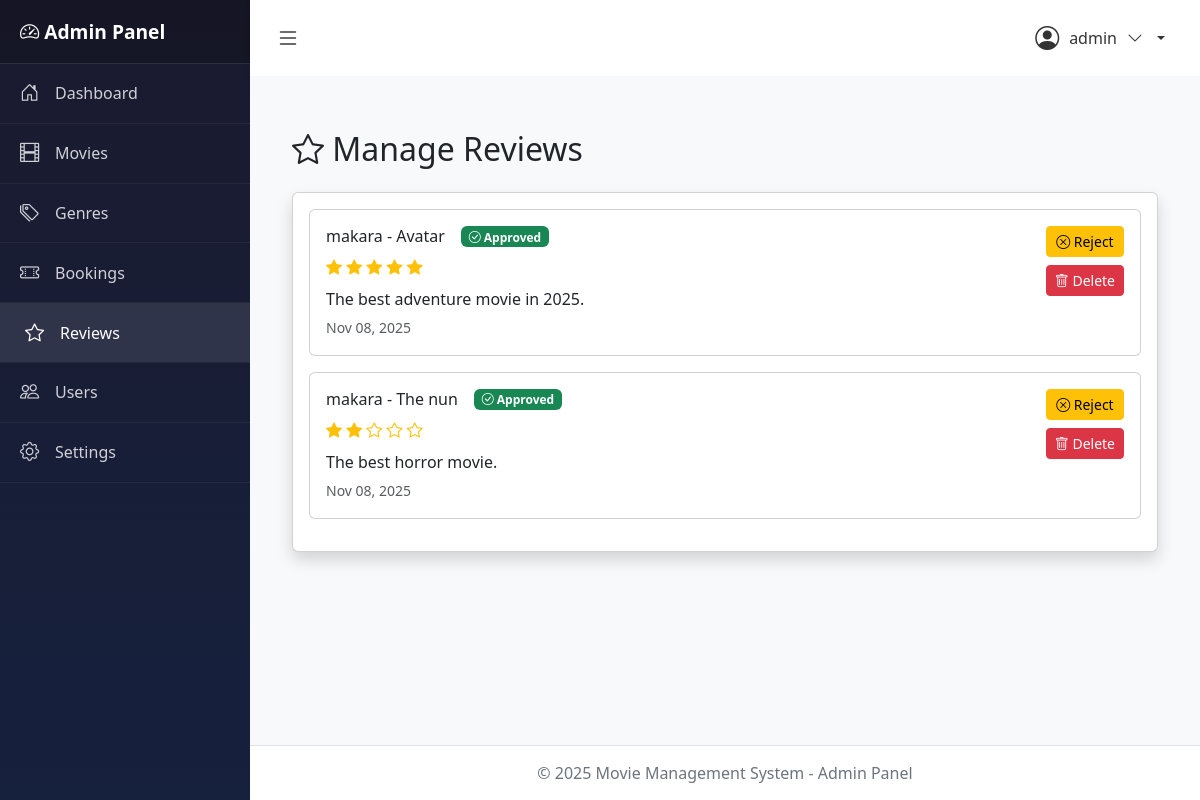
Before: /dashboard/reviews/ (signed in) with the older database file.
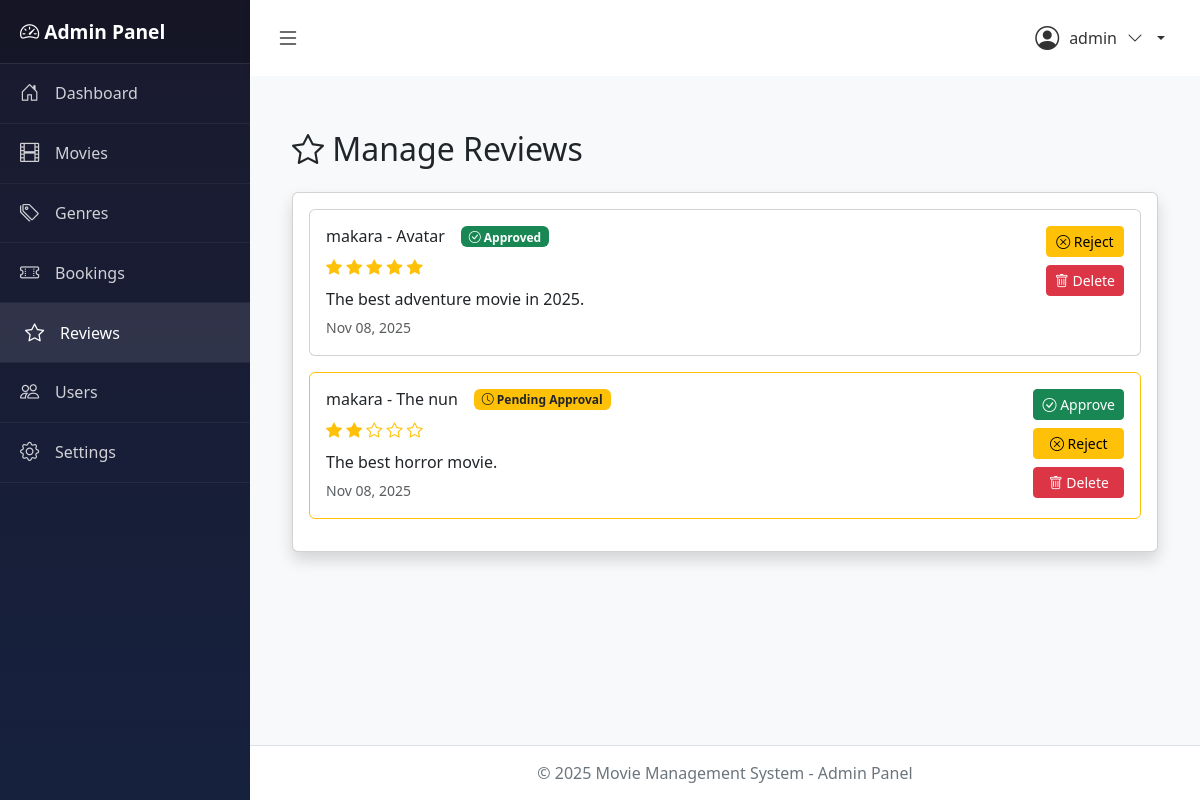
After: the same page with the newer database file.
### movies/models.py (models this page shows, shortened)
class Review(models.Model):
    user = models.ForeignKey(settings.AUTH_USER_MODEL, on_delete=models.CASCADE, related_name='reviews')
    movie = models.ForeignKey(Movie, on_delete=models.CASCADE, related_name='reviews')
    rating = models.IntegerField(validators=[MinValueValidator(1), MaxValueValidator(5)])
    comment = models.TextField()
    is_approved = models.BooleanField(default=False)
    created_at = models.DateTimeField(auto_now_add=True)
    updated_at = models.DateTimeField(auto_now=True)
    class Meta:
        db_table = 'reviews'
        verbose_name = 'Review'
        verbose_name_plural = 'Reviews'
        ordering = ['-created_at']
        unique_together = ['user', 'movie']  # One review per user per movie

class Movie(models.Model):
    STATUS_CHOICES = (
        ('now_showing', 'Now Showing'),
        ('coming_soon', 'Coming Soon'),
        ('archived', 'Archived'),
    )
    title = models.CharField(max_length=200)
    description = models.TextField()
    genre = models.ForeignKey(Genre, on_delete=models.SET_NULL, null=True, related_name='movies')
    duration = models.IntegerField(help_text='Duration in minutes')
    release_date = models.DateField()
    director = models.CharField(max_length=100)
    cast = models.TextField(help_text='Comma-separated list of actors')
    poster = models.ImageField(upload_to='movies/posters/', blank=True, null=True)
    trailer_url = models.URLField(blank=True, null=True)
    rating = models.DecimalField(max_digits=3, decimal_places=1, default=0.0,
                                  validators=[MinValueValidator(0.0), MaxValueValidator(10.0)])
    status = models.CharField(max_length=20, choices=STATUS_CHOICES, default='now_showing')
    ticket_price = models.DecimalField(max_digits=10, decimal_places=2, default=0.00)
    available_seats = models.IntegerField(default=100)
    created_at = models.DateTimeField(auto_now_add=True)
    updated_at = models.DateTimeField(auto_now=True)
    class Meta:
        db_table = 'movies'
        verbose_name = 'Movie'
        verbose_name_plural = 'Movies'
        ordering = ['-release_date']

### accounts/models.py (models this page shows, shortened)
class Account(AbstractUser):
    ROLE_CHOICES = (
        ('admin', 'Admin'),
        ('user', 'User'),
    )
    role = models.CharField(max_length=10, choices=ROLE_CHOICES, default='user')
    created_at = models.DateTimeField(auto_now_add=True)
    updated_at = models.DateTimeField(auto_now=True)
    class Meta:
        db_table = 'accounts'
        verbose_name = 'Account'
        verbose_name_plural = 'Accounts'
    def is_admin(self):
        return self.role == 'admin'

### movies/views.py (the view)
# urls.py: path('dashboard/reviews/', views.manage_reviews, name='manage_reviews'),
@login_required
def manage_reviews(request):
    if not request.user.is_admin():
        messages.error(request, 'Access denied! Admin only.')
        return redirect('home')
    reviews = Review.objects.all().order_by('-created_at')
    context = {
        'reviews': reviews,
    }
    return render(request, 'Admin/manage_reviews.html', context)

### movies/context_processors.py (called while the page is built)
def site_settings(request):
    settings = SiteSetting.get_settings()
    return {
        'site_settings': settings,
    }

### movies/models.py (called while the page is built)
    @classmethod
    def get_settings(cls):
        settings, created = cls.objects.get_or_create(id=1)
        return settings

### movies/templates/Admin/manage_reviews.html (shortened to what this page needs)
{% extends 'Admin/base_admin.html' %}
{% block content %}
<div class="container-fluid my-4">
    <h2 class="mb-4"><i class="bi bi-star"></i> Manage Reviews</h2>
    <div class="card shadow">
        <div class="card-body">
            {% for review in reviews %}
            <div class="card mb-3 {% if not review.is_approved %}border-warning{% endif %}">
                <div class="card-body">
                    <div class="d-flex justify-content-between">
                        <div class="flex-grow-1">
                            <div class="d-flex align-items-center mb-2">
                                <h6 class="mb-0 me-3">{{ review.user.username }} - {{ review.movie.title }}</h6>
                                {% if review.is_approved %}
                                    <span class="badge bg-success"><i class="bi bi-check-circle"></i> Approved</span>
                                {% else %}
                                    <span class="badge bg-warning text-dark"><i class="bi bi-clock"></i> Pending Approval</span>
                                {% endif %}
                            </div>
                            <div class="mb-2">
                                {% for i in "12345" %}
                                    {% if forloop.counter <= review.rating %}
                                        <i class="bi bi-star-fill text-warning"></i>
                                    {% else %}
                                        <i class="bi bi-star text-warning"></i>
                                    {% endif %}
                                {% endfor %}
                            </div>
                            <p class="mb-1">{{ review.comment }}</p>
                            <small class="text-muted">{{ review.created_at|date:"M d, Y" }}</small>
                        </div>
                        <div class="d-flex flex-column gap-2">
                            {% if not review.is_approved %}
                                <a href="{% url 'approve_review' review.id %}" class="btn btn-sm btn-success" title="Approve">
                                    <i class="bi bi-check-circle"></i> Approve
                                </a>
                                <a href="{% url 'reject_review' review.id %}" class="btn btn-sm btn-warning" title="Reject">
                                    <i class="bi bi-x-circle"></i> Reject
                                </a>
                            {% else %}
                                <a href="{% url 'reject_review' review.id %}" class="btn btn-sm btn-warning" title="Reject">
                                    <i class="bi bi-x-circle"></i> Reject
                                </a>
                            {% endif %}
                            <a href="{% url 'delete_review' review.id %}" class="btn btn-sm btn-danger" onclick="return confirm('Delete this review permanently?')" title="Delete">
                                <i class="bi bi-trash"></i> Delete
                            </a>
                        </div>
                    </div>
                </div>
            </div>
            {% empty %}
            <p class="text-muted">No reviews found.</p>
            {% endfor %}
        </div>
    </div>
</div>
{% endblock %}

Changed rows visible on the page:
changed Review "The best horror movie.": is_approved "Approved" → "Pending Approval Approve"
